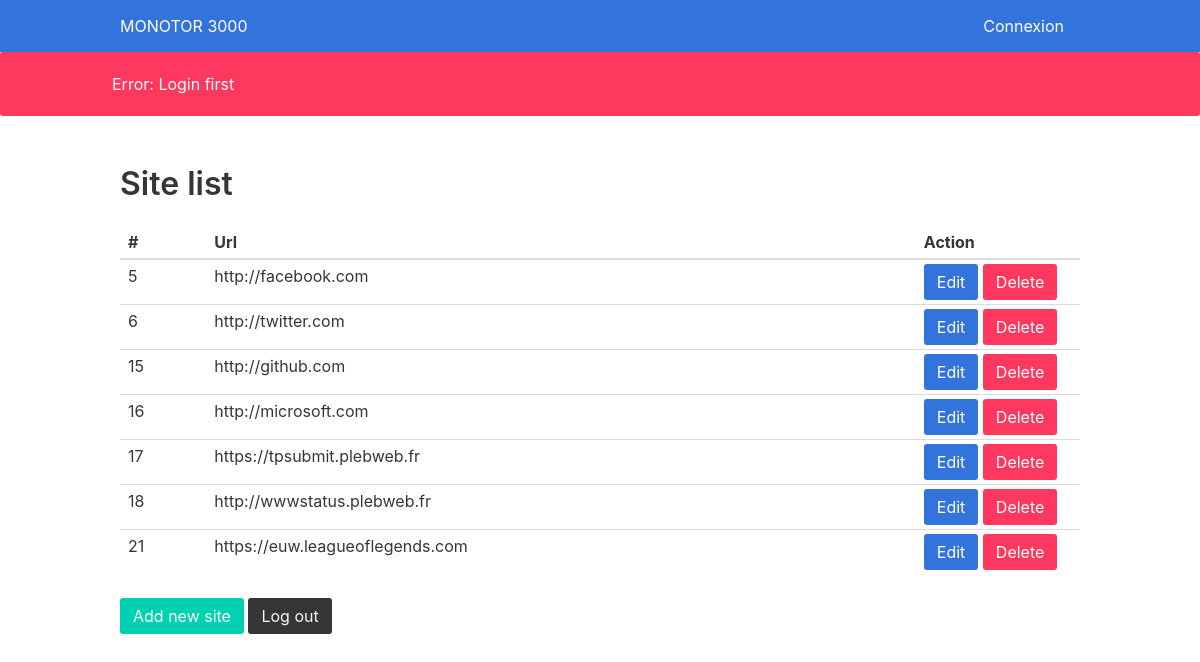
The page /admin on the database its author committed.
### tables this page shows
CREATE TABLE "site"
(
    id INTEGER PRIMARY KEY AUTOINCREMENT,
    url VARCHAR(200) DEFAULT empty
);

### app.py (the view)
@app.route('/admin')
def admin():
    check_login()
    sites = sql_obj.get_all_data_site()
    return render_template('admin/admin.html', sites=sites)

### SQLRequest.py (called while the page is built)
    def exe_sql(self, query, commit=False):
        req = sqlite3.connect(self.app.config['BDD']).execute(query)
        if commit:
            req.execute("COMMIT ")
        return req

    def get_all_data_site(self):
        sites = self.exe_sql("SELECT * FROM site")
        return sites.fetchall()

### app.py (called while the page is built)
def check_login():
    if not session.get('is_login'):
        flash('Error: Login first')
        return redirect(url_for('login'))

### templates/admin/admin.html (shortened to what this page needs)
{% extends 'layout.html' %}
{% block body %}
    <h1 class="title">Site list</h1>
    <table class="table is-narrow is-fullwidth">
        <thead>
        <tr>
            <th>#</th>
            <th>Url</th>
            <th>Action</th>
        </tr>
        </thead>
        <tbody>
        {% for site in sites %}
            <tr>
                <td style="padding-right: 50px">{{ site[0] }}</td>
                <td style="padding-right: 350px">{{ site[1] }}</td>
                <td style="padding-right: 0">
                    <a class="button is-link" href="{{ url_for('edit_site', id_site=site[0]) }}">Edit</a>
                    <a class="button is-danger" href="{{ url_for('delete_site', id_site=site[0]) }}">Delete</a></td>
            </tr>
        {% endfor %}
        </tbody>
    </table>
    <a href="{{ url_for('new_site') }}" class="button is-primary">Add new site</a>
    <a href="{{ url_for('logout') }}" class="button is-dark">Log out</a>
{% endblock %}

### rows shown on the page
site: id "5", url "http://facebook.com"
site: id "6", url "http://twitter.com"
site: id "15", url "http://github.com"
site: id "16", url "http://microsoft.com"
site: id "17", url "https://tpsubmit.plebweb.fr"
site: id "18", url "http://wwwstatus.plebweb.fr"
site: id "21", url "https://euw.leagueoflegends.com"

### other values the page prints
{{ message }} "Error: Login first"
